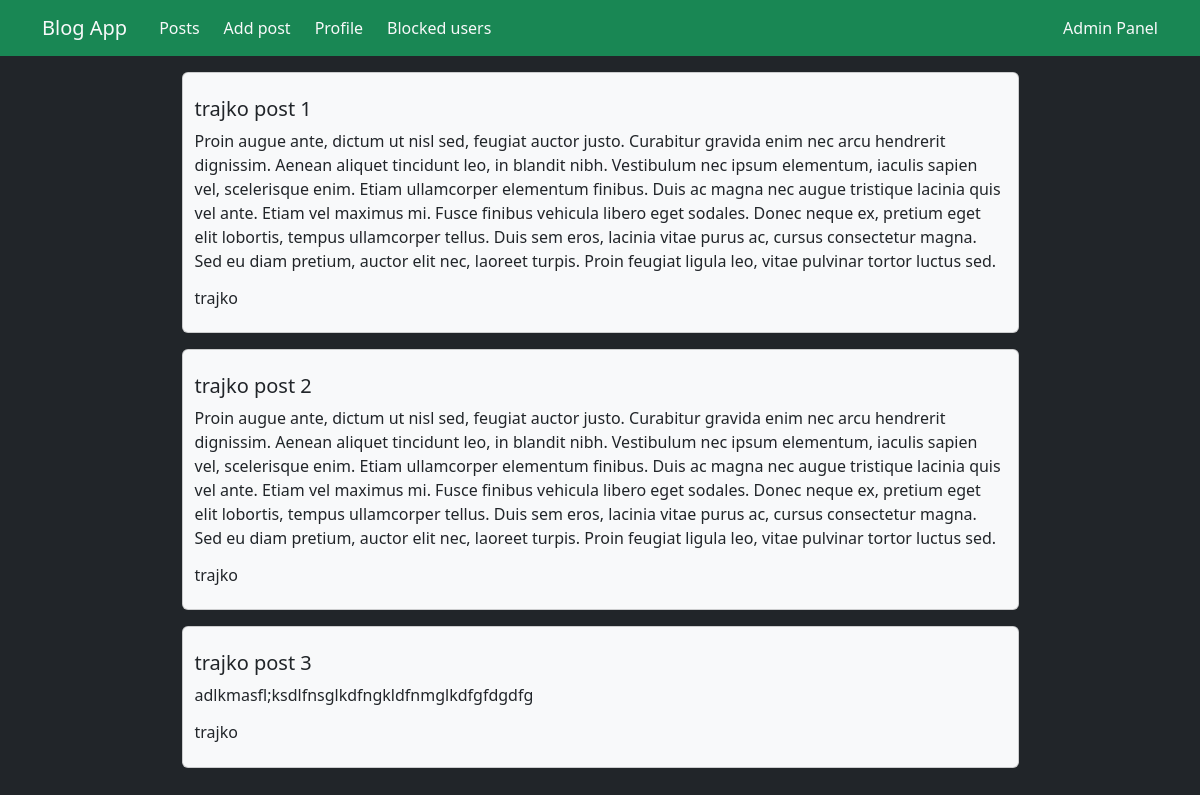
Screenshot of /profile (signed in) with the database file from the repository.
### postsApp/models.py (models this page shows, shortened)
class Post(models.Model):
    title = models.CharField(max_length=100)
    author = models.ForeignKey(MyUser, on_delete=models.CASCADE)
    content = models.TextField()
    file = models.FileField(upload_to='uploaded_files/', null=True, blank=True)
    created_at = models.DateTimeField(auto_now_add=True)
    updated_at = models.DateTimeField(auto_now=True)

class MyUser(models.Model):
    user = models.OneToOneField(User, on_delete=models.CASCADE, related_name='myuser')
    blocked_users = models.ManyToManyField('self', blank=True, symmetrical=False, related_name='blocked_by')
    full_name = models.CharField(max_length=100, blank=True)
    photo = models.ImageField(upload_to='uploaded_files/', null=True, blank=True)
    interests = models.TextField(blank=True)
    skills = models.TextField(blank=True)
    profession = models.CharField(max_length=100, blank=True)
    def get_username(self):
        return self.user.username
    def __str__(self):
        return self.get_username()

### postsApp/views.py (the view)
# urls.py: path('profile', views.profile, name='profile'),
def profile(request):
    posts_list = Post.objects.filter(author__user=request.user)
    return render(request, 'postsApp/profile.html', {
        'posts': posts_list
    })

### postsApp/templates/postsApp/profile.html (shortened to what this page needs)
{% extends 'postsApp/base.html' %}
{% block content %}
    <div class="d-flex flex-column align-items-center">
        {% for post in posts %}
            {% include 'postsApp/include/post.html' %}
        {% endfor %}
    </div>
{% endblock %}

### postsApp/templates/postsApp/include/post.html
<div class="card mb-3 bg-light w-75">
    <div class="row no-gutters p-2">
        <div class="card-body">
            <h5 class="card-title">{{ post.title }}</h5>
            <p class="card-text">{{ post.content }}</p>
            <h6 class="card-text">{{ post.author }}</h6>
        </div>
    </div>
</div>

### rows the page displays
Post: title "trajko post 1", content "Proin augue ante, dictum ut nisl sed, feugiat auctor justo. Curabitur gravida enim nec arcu hendrerit dignissim. Aenean aliquet tincidunt leo, in blandit nibh. Vestibulum nec ipsum elementum, iaculis sapien vel, scelerisque enim. Etiam ullamcorper elementum finibus. Duis ac magna nec augue tristique lacinia quis vel ante. Etiam vel maximus mi. Fusce finibus vehicula libero eget sodales. Donec neque ex, pretium eget elit lobortis, tempus ullamcorper tellus. Duis sem eros, lacinia vitae purus ac, cursus consectetur magna. Sed eu diam pretium, auctor elit nec, laoreet turpis. Proin feugiat ligula leo, vitae pulvinar tortor luctus sed.", author "trajko"
Post: title "trajko post 2", content "Proin augue ante, dictum ut nisl sed, feugiat auctor justo. Curabitur gravida enim nec arcu hendrerit dignissim. Aenean aliquet tincidunt leo, in blandit nibh. Vestibulum nec ipsum elementum, iaculis sapien vel, scelerisque enim. Etiam ullamcorper elementum finibus. Duis ac magna nec augue tristique lacinia quis vel ante. Etiam vel maximus mi. Fusce finibus vehicula libero eget sodales. Donec neque ex, pretium eget elit lobortis, tempus ullamcorper tellus. Duis sem eros, lacinia vitae purus ac, cursus consectetur magna. Sed eu diam pretium, auctor elit nec, laoreet turpis. Proin feugiat ligula leo, vitae pulvinar tortor luctus sed.", author "trajko"
Post: title "trajko post 3", content "adlkmasfl;ksdlfnsglkdfngkldfnmglkdfgfdgdfg", author "trajko"
